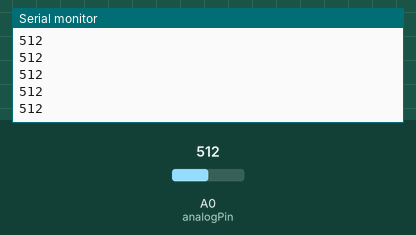
The sketch below on a simulated Arduino Uno, built with avr-gcc and run on an emulated ATmega328P. Shown: the last lines printed to the serial monitor. The test bench sets the inputs (shaded band); at power-on: A0 (analogPin) = 512.

Above: at 1.2 s.
1.3 s: A0 (analogPin) set to 716
At 2.1 s:
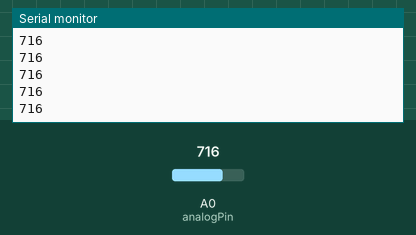
2.8 s: A0 (analogPin) set to 900
At 3.9 s:
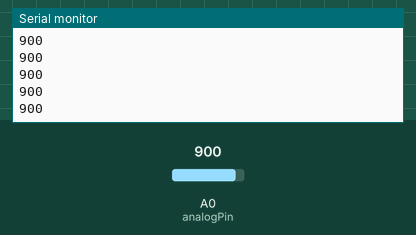
Timing chart, 0 to 5.8 s (numbered marks = the images above; inputs shaded):
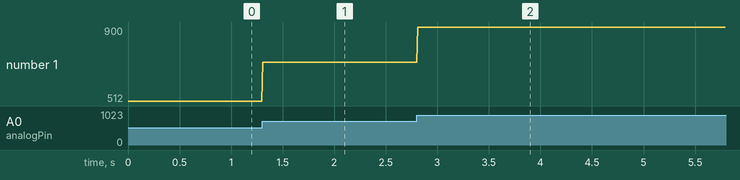

Measured:
- after the input at 1.3 s, the serial monitor: prints a new line at once (image 1)
- after the input at 2.8 s, the serial monitor: prints a new line at once (image 2)
- plotted number 1: 512 → 716 after the input at 1.3 s, 716 → 900 after the input at 2.8 s

The sketch:

serial_send.ino
```cpp
int val = 0;
int analogPin = A0;

void setup() {
  Serial.begin(56700);
}

void loop() {
  val = analogRead(analogPin);
  Serial.println(val);
  delay(10);
}
```
